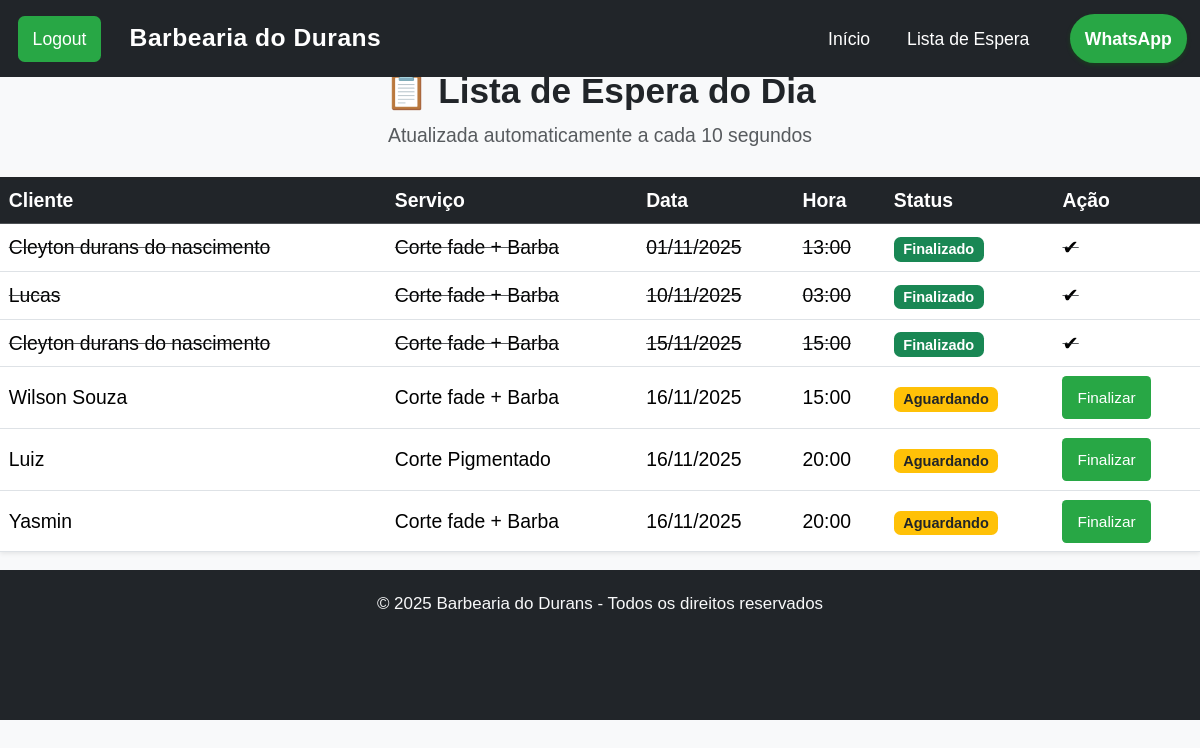
The page /lista/ (signed in) on the database as committed earlier.
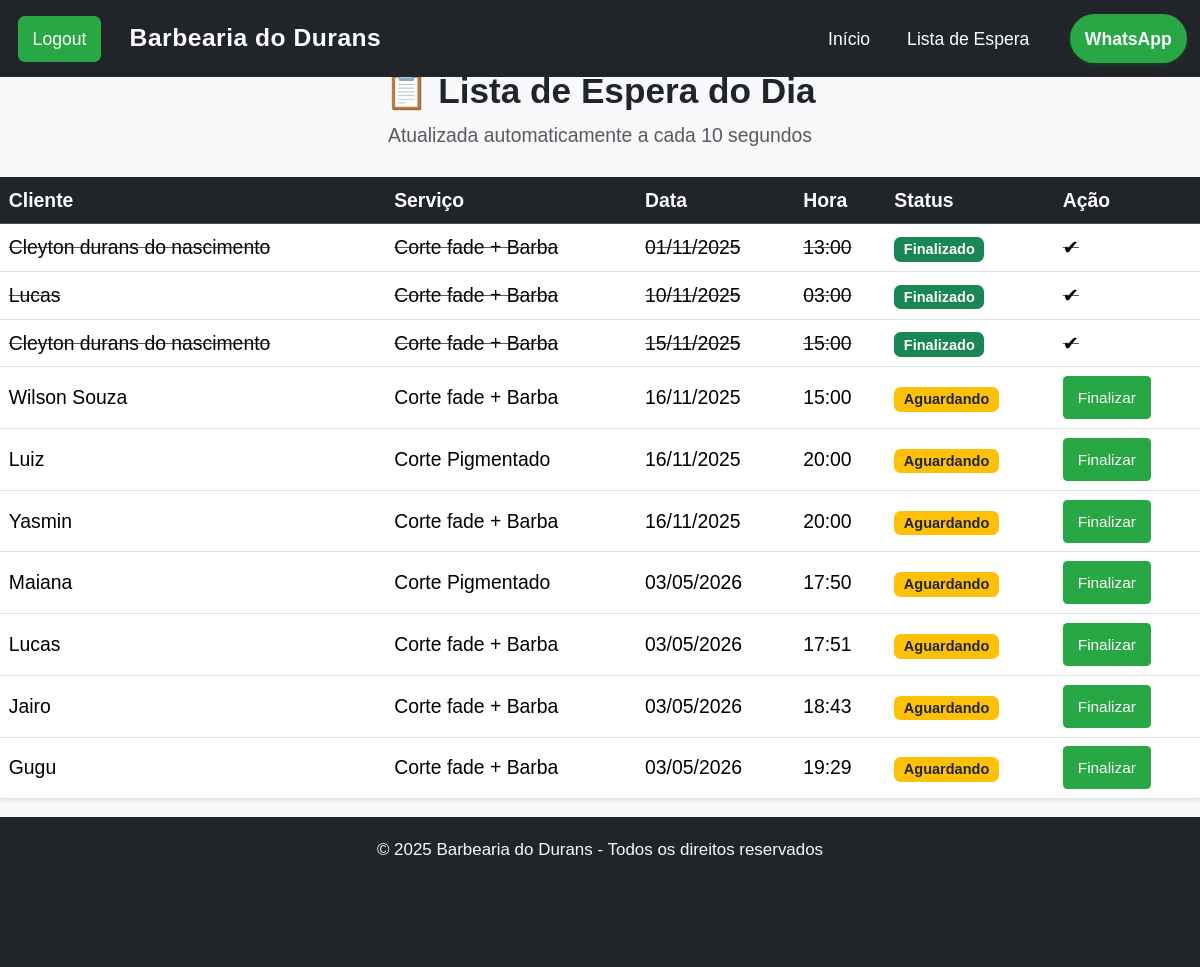
The same page on the database as committed later.
### agenda/models.py (models this page shows, shortened)
class Espera(models.Model):
    STATUS = [
        ('Aguardando', 'Aguardando'),
        ('Finalizado', 'Finalizado'),
    ]
    nome = models.CharField(max_length=100)
    servico = models.ForeignKey(Servico, on_delete=models.CASCADE)
    data = models.DateField(auto_now_add=True)
    hora = models.TimeField(auto_now=True)
    status = models.CharField(max_length=20, choices=STATUS, default='Aguardando')

class Servico(models.Model):
    nome = models.CharField(max_length=100)
    descricao = models.TextField(blank=True)
    preco = models.DecimalField(max_digits=10, decimal_places=2)

### agenda/views.py (the view)
# urls.py: path('lista/', views.lista, name='lista'),
@login_required
def lista(request):
    esperas = Espera.objects.order_by('data', 'hora')
    return render(request, 'lista.html', {'esperas': esperas})

### agenda/templates/lista.html (shortened to what this page needs)
{% extends 'base.html' %}
{% load static %}
{% load widget_tweaks %}
{% block content %}
<div class="text-center mb-4">
  <h2 class="fw-bold">📋 Lista de Espera do Dia</h2>
  <p class="text-muted">Atualizada automaticamente a cada 10 segundos</p>
</div>
<div class="table-responsive">
  <table class="table table-hover align-middle bg-white shadow-sm">
    <thead class="table-dark">
      <tr>
        <th>Cliente</th>
        <th>Serviço</th>
        <th>Data</th>
        <th>Hora</th>
        <th>Status</th>
        <th>Ação</th>
      </tr>
    </thead>
    <tbody>
      {% for e in esperas %}
      <tr class="{% if e.status == 'Finalizado' %}text-decoration-line-through text-muted{% endif %}">
        <td>{{ e.nome }}</td>
        <td>{{ e.servico.nome }}</td>
        <td>{{ e.data|date:"d/m/Y" }}</td>
        <td>{{ e.hora }}</td>
        <td>
          {% if e.status == 'Aguardando' %}
          <span class="badge bg-warning text-dark">{{ e.status }}</span>
          {% else %}
          <span class="badge bg-success">{{ e.status }}</span>
          {% endif %}
        </td>
        <td>
          {% if request.user.is_superuser %}
            {% if e.status != 'Finalizado' %}
              <a href="{% url 'finalizar' e.id %}" class="btn btn-sm btn-outline-success">Finalizar</a>
            {% else %}
              ✔
            {% endif %}
          {% else %}
            {% if e.status == 'Finalizado' %}
              ✔
            {% endif %}
          {% endif %}
        </td>
      </tr>
      {% empty %}
      <tr>
        <td colspan="6" class="text-center text-muted">Nenhum cliente na lista.</td>
      </tr>
      {% endfor %}
    </tbody>
  </table>
</div>
{% endblock %}

### agenda/templates/base.html (shortened to what this page needs)
{% load static %}
{% load widget_tweaks %}
<!DOCTYPE html>
<html lang="pt-br">
<head>
  <link href="https://cdn.jsdelivr.net/npm/bootstrap@5.3.3/dist/css/bootstrap.min.css" rel="stylesheet">
  <link rel="stylesheet" href="{% static 'css/style.css' %}">
</head>
<body class="bg-light" >
  <nav class="navbar navbar-expand-lg navbar-dark bg-dark fixed-top" id="navbar">
    {% if request.user.is_authenticated %}
  <form method="POST" action="{% url 'logout' %}" style="display:inline;">
    <button type="submit" class="btn btn-danger ms-3">Logout</button>
  </form>
{% endif %}
    <div class="container">
      <a class="navbar-brand fw-bold" href="{% url 'index' %}">Barbearia do Durans</a>
      <div class="d-flex" shadowm-sm sw-semibold >
        <a href="{% url 'index' %}" class="nav-link">Início</a>
        <a href="{% url 'lista' %}" class="nav-link">Lista de Espera</a>
        <a href="https://wa.me/5599999999999" target="_blank" class="btn btn-success ms-3 ">
           WhatsApp
        </a>
      </div>
    </div>
  </nav>
  <main class="container-fluid px-0 pt-3 mt-5">
    {% block content %}{% endblock %}
  </main>
  <footer class="text-center py-3 bg-dark text-light mt-auto">
    <small>© 2025 Barbearia do Durans - Todos os direitos reservados</small>
  </footer>
</body>
</html>

### agenda/static/css/style.css (style rules this page uses)
* { box-sizing: border-box; font-size: 1.1rem; }
body { font-family: 'Poppins', sans-serif; background: #f4f4f4; width: 100%; margin: 0; padding: 0; overflow-x: hidden; }
.navbar { padding: 0.8rem 0; }
.d-flex { display: flex; align-items: center; gap: 0.5rem; }
.navbar-brand { font-size: 1.4rem; letter-spacing: 0.5px; }
.nav-link { margin: 0 0.8rem; font-size: 1rem; font-weight: 400; color: white !important; }
.btn-success { border-radius: 50px; padding: 0.4rem 1rem; font-size: 1rem; font-weight: 600; box-shadow: 0 2px 4px rgba(0, 128, 0, 0.3); }
nav a { color: #fff; margin-left: 15px; text-decoration: none; }
.navbar { text-align: center; width: 100%; transition: all 0.4s ease; height: 4em; }
.btn { background: #28a745; color: #fff; padding: 10px 15px; border: none; cursor: pointer; }
body { scroll-behavior: smooth; }
.navbar-brand { font-size: 1.4rem; }
footer { position: relative; bottom: 0; width: 100%; height: 150px; }

Rows that differ between the two databases and show on the page:
added Espera: nome "Maiana", servico.nome "Corte Pigmentado", data "03/05/2026", hora "17:50", status "Aguardando", shows "Finalizar"
added Espera: nome "Lucas", servico.nome "Corte fade + Barba", data "03/05/2026", hora "17:51", status "Aguardando", shows "Finalizar"
added Espera: nome "Jairo", servico.nome "Corte fade + Barba", data "03/05/2026", hora "18:43", status "Aguardando", shows "Finalizar"
added Espera: nome "Gugu", servico.nome "Corte fade + Barba", data "03/05/2026", hora "19:29", status "Aguardando", shows "Finalizar"
